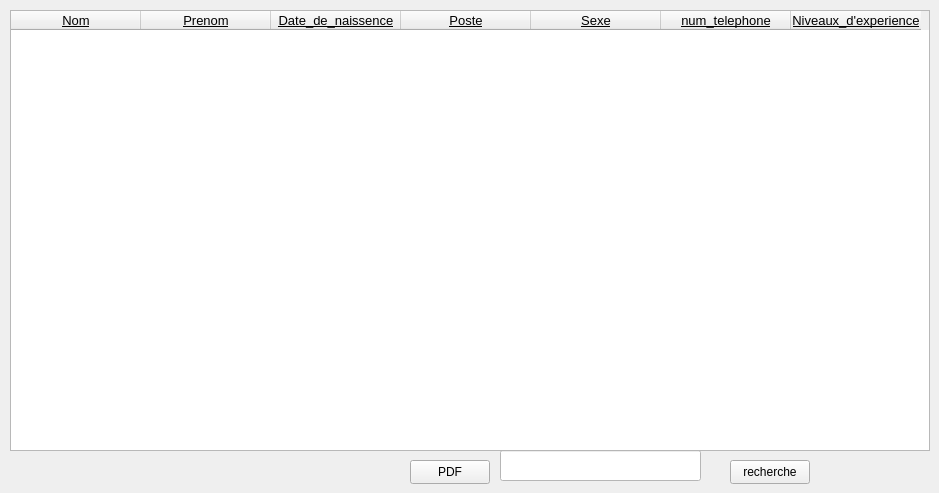
    <widget class="QWidget" name="tab_7">
     <attribute name="title">
      <string>afficher employe</string>
     </attribute>
     <widget class="QTableWidget" name="tab1_2">
      <property name="geometry">
       <rect>
        <x>10</x>
        <y>10</y>
        <width>920</width>
        <height>441</height>
       </rect>
      </property>
      <property name="minimumSize">
       <size>
        <width>0</width>
        <height>381</height>
       </size>
      </property>
      <property name="styleSheet">
       <string notr="true">font: 9pt &quot;Segoe UI&quot;;
text-decoration: underline;</string>
      </property>
      <attribute name="horizontalHeaderDefaultSectionSize">
       <number>130</number>
      </attribute>
      <column>
       <property name="text">
        <string>Nom</string>
       </property>
       <property name="font">
        <font>
         <pointsize>10</pointsize>
        </font>
       </property>
      </column>
      <column>
       <property name="text">
        <string>Prenom</string>
       </property>
       <property name="font">
        <font>
         <pointsize>10</pointsize>
        </font>
       </property>
      </column>
      <column>
       <property name="text">
        <string>Date_de_naissence</string>
       </property>
       <property name="font">
        <font>
         <pointsize>10</pointsize>
        </font>
       </property>
      </column>
      <column>
       <property name="text">
        <string>Poste</string>
       </property>
       <property name="font">
        <font>
         <pointsize>10</pointsize>
        </font>
       </property>
      </column>
      <column>
       <property name="text">
        <string>Sexe</string>
       </property>
       <property name="font">
        <font>
         <pointsize>10</pointsize>
        </font>
       </property>
      </column>
      <column>
       <property name="text">
        <string>num_telephone</string>
       </property>
       <property name="font">
        <font>
         <pointsize>10</pointsize>
        </font>
       </property>
      </column>
      <column>
       <property name="text">
        <string>Niveaux_d'experience</string>
       </property>
       <property name="font">
        <font>
         <pointsize>10</pointsize>
        </font>
       </property>
      </column>
     </widget>
     <widget class="QPushButton" name="PDF">
      <property name="geometry">
       <rect>
        <x>410</x>
        <y>460</y>
        <width>80</width>
        <height>24</height>
       </rect>
      </property>
      <property name="text">
       <string>PDF</string>
      </property>
     </widget>
     <widget class="QLineEdit" name="recherche">
      <property name="geometry">
       <rect>
        <x>500</x>
        <y>450</y>
        <width>201</width>
        <height>31</height>
       </rect>
      </property>
      <property name="styleSheet">
       <string notr="true">background-color: rgb(255, 255, 255);
color: rgb(0, 0, 0);</string>
      </property>
     </widget>
     <widget class="QPushButton" name="btrecherche">
      <property name="geometry">
       <rect>
        <x>730</x>
        <y>460</y>
        <width>80</width>
        <height>24</height>
       </rect>
      </property>
      <property name="text">
       <string>recherche</string>
      </property>
     </widget>
    </widget>
